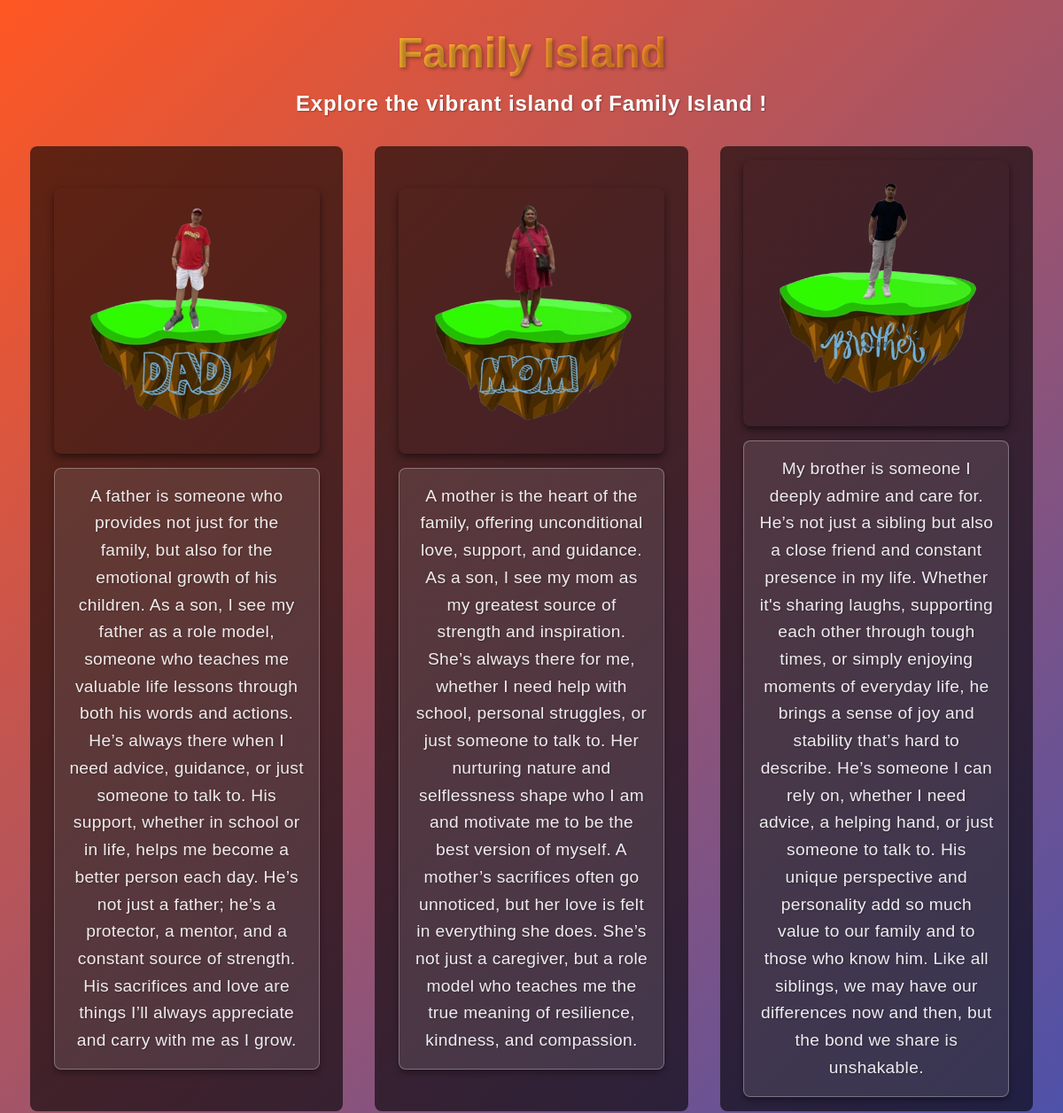
The app's page /A08/view.php?id=1 with its own data.
### tables this page shows
CREATE TABLE `islandsofpersonality` (
  `islandOfPersonalityID` int(4) NOT NULL,
  `name` varchar(40) NOT NULL,
  `shortDescription` varchar(300) DEFAULT NULL,
  `longDescription` varchar(900) DEFAULT NULL,
  `color` varchar(10) DEFAULT NULL,
  `image` varchar(50) DEFAULT NULL,
  `status` varchar(10) DEFAULT NULL
);

CREATE TABLE `islandcontents` (
  `islandContentID` int(4) NOT NULL,
  `islandOfPersonalityID` int(4) NOT NULL,
  `image` varchar(50) DEFAULT NULL,
  `content` varchar(1500) NOT NULL,
  `color` varchar(10) DEFAULT NULL
);

### A08/connect.php (called while the page is built, shortened)
<?php
  function executeQuery($query){
    $conn = $GLOBALS['conn'];
    return mysqli_query($conn, $query);
  }
?>

### A08/classes.php (called while the page is built, shortened)
<?php
class island
{
  public function __construct($id, $name, $shortDesc, $longDesc, $color, $image)
  {
    $this->name = $name;
  }
}
class islandContent
{
  public function __construct($color, $image, $islandOfPersonalityID, $content)
  {
    $this->image = $image;
    $this->content = $content;
  }
}
?>

### A08/view.php (the view, shortened to what this page needs)
<?php
include("connect.php");
include("classes.php");
$islandID = $_GET['id'];
$islandQuery = "SELECT * FROM islandsofpersonality WHERE islandOfPersonalityID ='$islandID'";
$islandResult = executeQuery($islandQuery);
while ($islandRow = mysqli_fetch_assoc($islandResult)) {
    $islandInfo = new island(
        $islandRow['islandOfPersonalityID'],
        $islandRow['name'],
        $islandRow['shortDescription'],
        $islandRow['longDescription'],
        $islandRow['color'],
        $islandRow['image']
    );
}
$contentArray = array();
$islandContentQuery = "SELECT * FROM islandcontents WHERE islandOfPersonalityID = '$islandID' ";
$islandContentResult = executeQuery($islandContentQuery);
while ($islandContentRow = mysqli_fetch_assoc($islandContentResult)) {
    $ic = new islandContent(
        $islandInfo->color,
        $islandContentRow['image'],
        $islandContentRow['islandOfPersonalityID'],
        $islandContentRow['content']
    );
    array_push($contentArray, $ic);
}
?>
<!DOCTYPE html>
<html lang="en">
<head>
</head>
<body>
    <div class="content">
        <h1><?php echo htmlspecialchars($islandInfo->name); ?></h1>
        <p>Explore the vibrant island of <?php echo htmlspecialchars($islandInfo->name); ?>!</p>
    </div>
    <div class="content-grid">
        <?php foreach ($contentArray as $ic) { ?>
            <div class="image-description">
                <img src="contentpics/<?php echo htmlspecialchars($ic->image); ?>" alt="Emotion Image">
                <div class="description">
                    <p><?php echo htmlspecialchars($ic->content); ?></p>
                </div>
            </div>
        <?php } ?>
    </div>
</body>
</html>

### A08/view.php (style rules this page uses)
* { margin: 0; padding: 0; box-sizing: border-box; }
body { font-family: Arial, sans-serif; height: 100vh; background: linear-gradient(135deg, #ff5722, #3f51b5, #8bc34a, #ffeb3b); background-size: 400% 400%; animation: gradientAnimation 15s ease infinite; color: white; overflow-y: auto; padding: 2rem; }
.content { text-align: center; margin-bottom: 2rem; }
h1 { font-size: 3rem; margin-bottom: 1rem; background: linear-gradient(to right, #ffeb3b, #ff5722); -webkit-background-clip: text; -webkit-text-fill-color: transparent; text-shadow: 2px 2px 4px rgba(0, 0, 0, 0.3); }
p { font-size: 1.5rem; font-weight: bold; letter-spacing: 0.05rem; text-shadow: 1px 1px 2px rgba(0, 0, 0, 0.3); }
.content-grid { display: grid; grid-template-columns: repeat(auto-fit, minmax(300px, 1fr)); gap: 2rem; width: 100%; max-width: 1200px; margin: 0 auto; }
.image-description { display: flex; flex-direction: column; align-items: center; justify-content: center; background-color: rgba(0, 0, 0, 0.6); padding: 1rem; border-radius: 10px; border: 2px solid transparent; background-clip: padding-box, border-box; background-origin: border-box; }
.image-description img { width: 100%; max-width: 300px; height: auto; border-radius: 8px; margin-bottom: 1rem; box-shadow: 0px 4px 8px rgba(0, 0, 0, 0.5); }
.description { color: white; text-align: center; max-width: 300px; padding: 1rem; background: rgba(255, 255, 255, 0.1); border: 1px solid rgba(255, 255, 255, 0.3); border-radius: 8px; box-shadow: 0px 4px 6px rgba(0, 0, 0, 0.3); transition: transform 0.3s ease, background 0.3s ease; }
.description p { font-size: 1.2rem; line-height: 1.6; opacity: 0.9; font-weight: 500; letter-spacing: 0.02rem; }

### records on screen
islandsofpersonality: name "Family Island"
islandcontents: image (picture), content "A father is someone who provides not just for the family, but also for the emotional growth of his children. As a son, I see my father as a role model, someone who teaches me valuable life lessons through both his words and actions. He’s always there when I need advice, guidance, or just someone to talk to. His support, whether in school or in life, helps me become a better person each day. He’s not just a father; he’s a protector, a mentor, and a constant source of strength. His sacrifices and love are things I’ll always appreciate and carry with me as I grow."
islandcontents: image (picture), content "A mother is the heart of the family, offering unconditional love, support, and guidance. As a son, I see my mom as my greatest source of strength and inspiration. She’s always there for me, whether I need help with school, personal struggles, or just someone to talk to. Her nurturing nature and selflessness shape who I am and motivate me to be the best version of myself. A mother’s sacrifices often go unnoticed, but her love is felt in everything she does. She’s not just a caregiver, but a role model who teaches me the true meaning of resilience, kindness, and compassion."
islandcontents: image (picture), content "My brother is someone I deeply admire and care for. He’s not just a sibling but also a close friend and constant presence in my life. Whether it's sharing laughs, supporting each other through tough times, or simply enjoying moments of everyday life, he brings a sense of joy and stability that’s hard to describe. He’s someone I can rely on, whether I need advice, a helping hand, or just someone to talk to. His unique perspective and personality add so much value to our family and to those who know him. Like all siblings, we may have our differences now and then, but the bond we share is unshakable."
